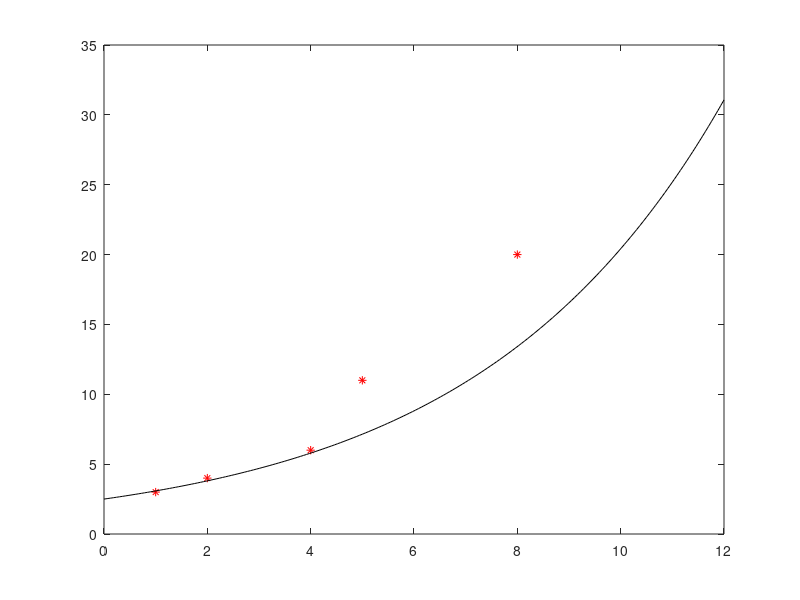

Write the MATLAB code that produced this figure. (Note: this script raises an error after producing the figure.)
% comando to clean enviroment and memory
clear;close all;


t = [1 2 4 5 8]';
y = [3 4 6 11 20]';

tol = 1e-4;
maxit = 20000;

plot(t,y,'*r');
hold on

%we need a function that approximate the data given
%try manually but obviously this function not fit right
z = linspace(0,12,200);
vz = 2.5 * exp(0.21 .* z);
plot(z,vz,'k');

%so we start from the previous point (2.4,0.21)
% and we apply a gradient's method (steepest) with Armijo
% (objectiveFunction,gradient,initial iterate, tollerance, max number of
% iterate)
tic;
[ris, info] = steepest('objective_function','compute_gradient',[2.5,0.21],tol,maxit);
%[ris, info] = newton('objectiveFunction','gradient','hessian',[2.5,0.21],tol,maxit);
%[ris, info] = barzilai_borwein('objective_function','gradient',[2.5,0.21],tol,maxit);
toc;

if info==0
    sol = ris(1:2,end);
    fprintf('solution [%e,%e]\n',sol);
else
    fprintf('\n maxit reached \n');
    return
end

vz = sol(1) * exp(sol(2) .* z);
plot(z,vz,'r');

